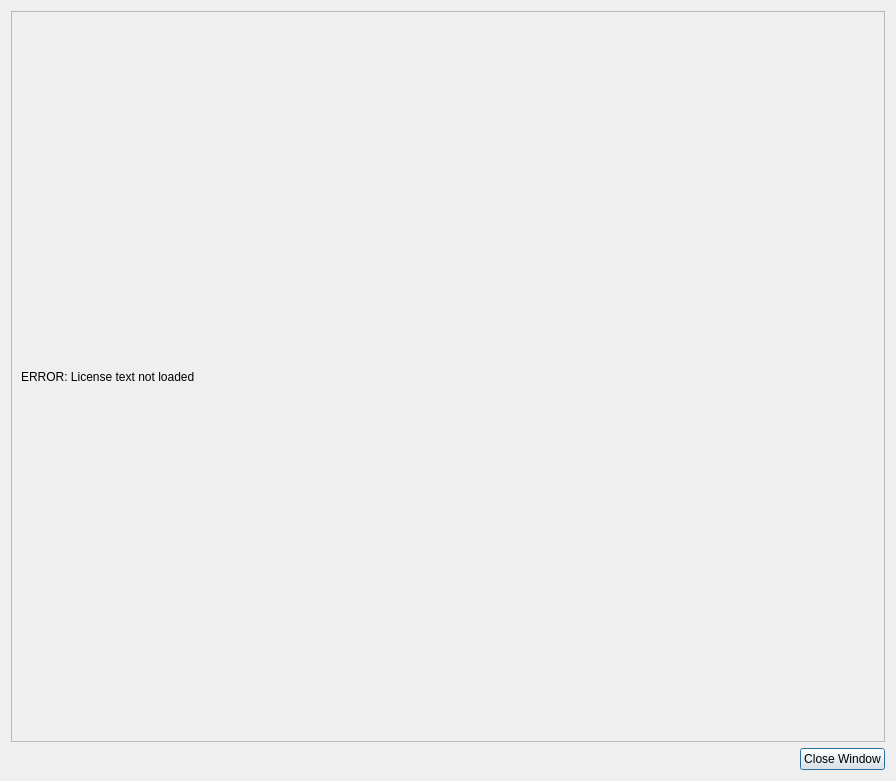
<?xml version="1.0" encoding="UTF-8"?>
<ui version="4.0">
 <comment>
********************************************************************************
**
** Copyright (c) 2017 The University of Notre Dame
** Copyright (c) 2017 The Regents of the University of California
**
** Redistribution and use in source and binary forms, with or without modification,
** are permitted provided that the following conditions are met:
**
** 1. Redistributions of source code must retain the above copyright notice, this 
** list of conditions and the following disclaimer.
**
** 2. Redistributions in binary form must reproduce the above copyright notice, this
** list of conditions and the following disclaimer in the documentation and/or other
** materials provided with the distribution.
**
** 3. Neither the name of the copyright holder nor the names of its contributors may
** be used to endorse or promote products derived from this software without specific
** prior written permission.
**
** THIS SOFTWARE IS PROVIDED BY THE COPYRIGHT HOLDERS AND CONTRIBUTORS &quot;AS IS&quot; AND ANY
** EXPRESS OR IMPLIED WARRANTIES, INCLUDING, BUT NOT LIMITED TO, THE IMPLIED WARRANTIES
** OF MERCHANTABILITY AND FITNESS FOR A PARTICULAR PURPOSE ARE DISCLAIMED. IN NO EVENT
** SHALL THE COPYRIGHT HOLDER OR CONTRIBUTORS BE LIABLE FOR ANY DIRECT, INDIRECT,
** INCIDENTAL, SPECIAL, EXEMPLARY, OR CONSEQUENTIAL DAMAGES (INCLUDING, BUT NOT LIMITED
** TO, PROCUREMENT OF SUBSTITUTE GOODS OR SERVICES; LOSS OF USE, DATA, OR PROFITS; OR
** BUSINESS INTERRUPTION) HOWEVER CAUSED AND ON ANY THEORY OF LIABILITY, WHETHER IN
** CONTRACT, STRICT LIABILITY, OR TORT (INCLUDING NEGLIGENCE OR OTHERWISE) ARISING
** IN ANY WAY OUT OF THE USE OF THIS SOFTWARE, EVEN IF ADVISED OF THE POSSIBILITY OF
** SUCH DAMAGE.
**
**********************************************************************************

// Contributors:
// Written by Peter Sempolinski, for the Natural Hazard Modeling Laboratory, director: Ahsan Kareem, at Notre Dame
 </comment>
 <class>CopyrightDialog</class>
 <widget class="QDialog" name="CopyrightDialog">
  <property name="geometry">
   <rect>
    <x>0</x>
    <y>0</y>
    <width>896</width>
    <height>781</height>
   </rect>
  </property>
  <property name="windowTitle">
   <string>Dialog</string>
  </property>
  <layout class="QVBoxLayout" name="verticalLayout_2">
   <item>
    <widget class="QScrollArea" name="scrollArea">
     <property name="widgetResizable">
      <bool>true</bool>
     </property>
     <widget class="QWidget" name="scrollAreaWidgetContents">
      <property name="geometry">
       <rect>
        <x>0</x>
        <y>0</y>
        <width>876</width>
        <height>727</height>
       </rect>
      </property>
      <layout class="QVBoxLayout" name="verticalLayout">
       <item>
        <widget class="QLabel" name="licenseArea">
         <property name="text">
          <string>ERROR: License text not loaded</string>
         </property>
         <property name="textFormat">
          <enum>Qt::PlainText</enum>
         </property>
         <property name="wordWrap">
          <bool>true</bool>
         </property>
         <property name="textInteractionFlags">
          <set>Qt::NoTextInteraction</set>
         </property>
        </widget>
       </item>
      </layout>
     </widget>
    </widget>
   </item>
   <item>
    <layout class="QHBoxLayout" name="horizontalLayout">
     <item>
      <spacer name="horizontalSpacer_2">
       <property name="orientation">
        <enum>Qt::Horizontal</enum>
       </property>
       <property name="sizeHint" stdset="0">
        <size>
         <width>40</width>
         <height>20</height>
        </size>
       </property>
      </spacer>
     </item>
     <item>
      <spacer name="horizontalSpacer">
       <property name="orientation">
        <enum>Qt::Horizontal</enum>
       </property>
       <property name="sizeHint" stdset="0">
        <size>
         <width>40</width>
         <height>20</height>
        </size>
       </property>
      </spacer>
     </item>
     <item>
      <widget class="QPushButton" name="closeButton">
       <property name="maximumSize">
        <size>
         <width>200</width>
         <height>16777215</height>
        </size>
       </property>
       <property name="text">
        <string>Close Window</string>
       </property>
      </widget>
     </item>
    </layout>
   </item>
  </layout>
 </widget>
 <resources/>
 <connections>
  <connection>
   <sender>closeButton</sender>
   <signal>clicked()</signal>
   <receiver>CopyrightDialog</receiver>
   <slot>accept()</slot>
   <hints>
    <hint type="sourcelabel">
     <x>679</x>
     <y>575</y>
    </hint>
    <hint type="destinationlabel">
     <x>399</x>
     <y>299</y>
    </hint>
   </hints>
  </connection>
 </connections>
</ui>
